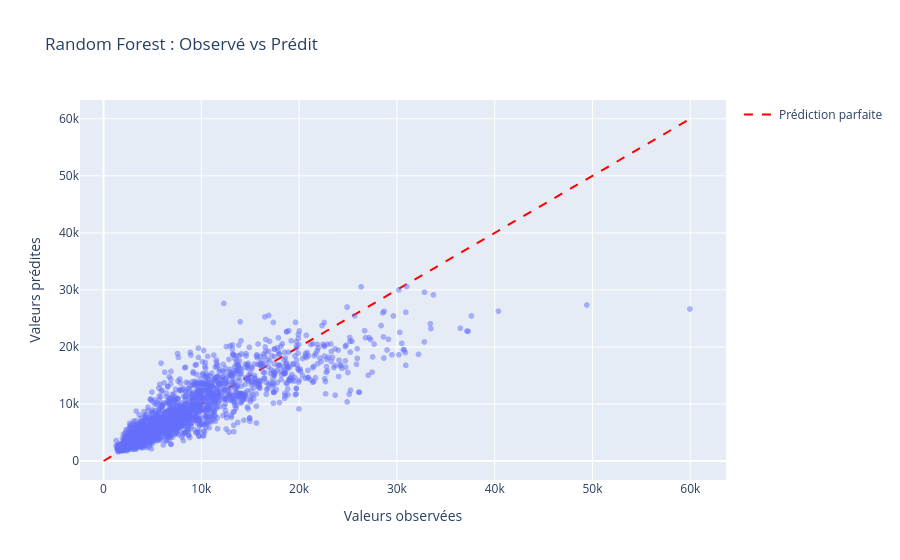

The notebook cell this image was saved under:
### Markdown cell above
### 2. Évaluation sur le test

### Code cell
y_pred_rf_reg = best_rf_reg.predict(Xr_test)
res_rf_reg = evaluer_regression("Random Forest", yr_test, y_pred_rf_reg)

### Figure 1 — Plotly figure (JSON) as saved in the notebook; plotly's stock layout.template omitted (floating-point values rounded to 4 significant figures; data arrays with more than 128 entries replaced by an {"elided": "..."} marker saying what was removed)
{"data": [{"hovertemplate": "Valeurs observées=%{x}<br>Valeurs prédites=%{y}<extra></extra>", "legendgroup": "", "marker": {"color": "#636efa", "opacity": 0.5, "symbol": "circle"}, "mode": "markers", "name": "", "showlegend": false, "x": {"elided": "2043 float values"}, "xaxis": "x", "y": {"elided": "2043 float values"}, "yaxis": "y", "type": "scattergl"}, {"line": {"color": "red", "dash": "dash"}, "mode": "lines", "name": "Prédiction parfaite", "x": [0, 59970.0], "y": [0, 59970.0], "type": "scatter"}], "layout": {"xaxis": {"anchor": "y", "domain": [0.0, 1.0], "title": {"text": "Valeurs observées"}}, "yaxis": {"anchor": "x", "domain": [0.0, 1.0], "title": {"text": "Valeurs prédites"}}, "legend": {"tracegroupgap": 0}, "title": {"text": "Random Forest : Observé vs Prédit"}}}
